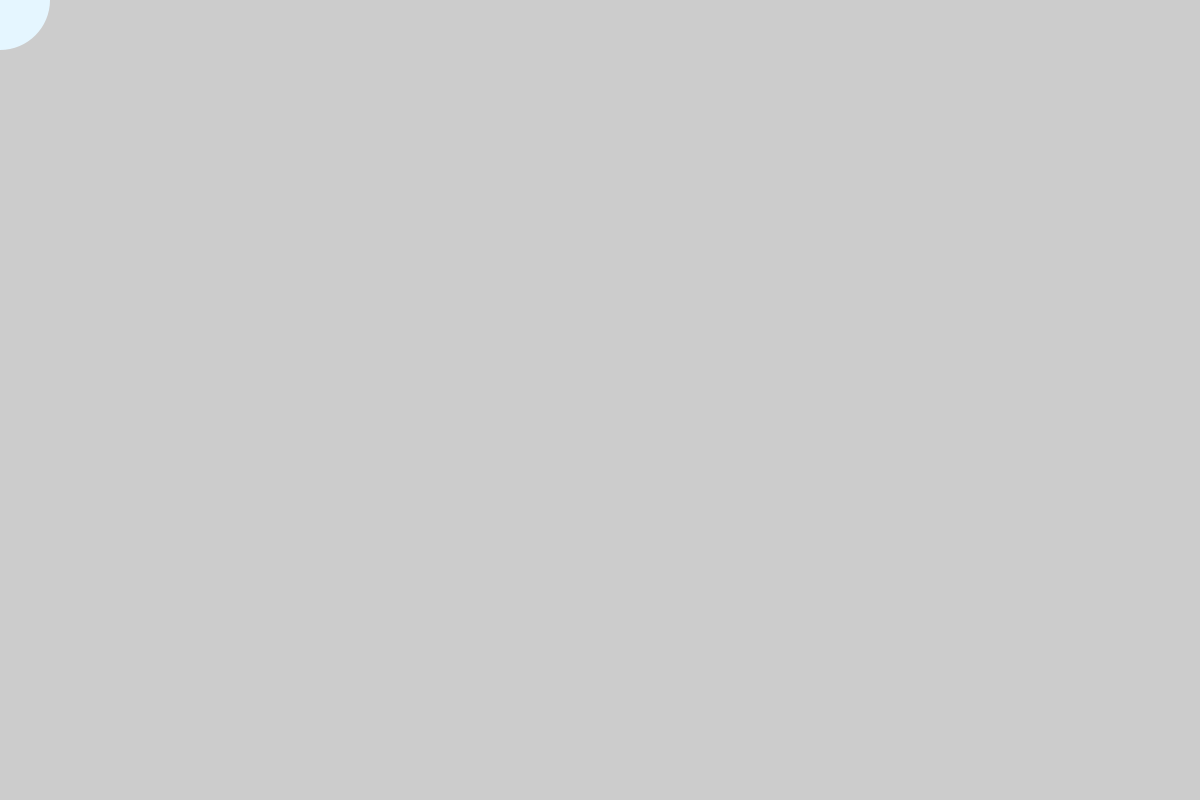
Frame 1 (no input)
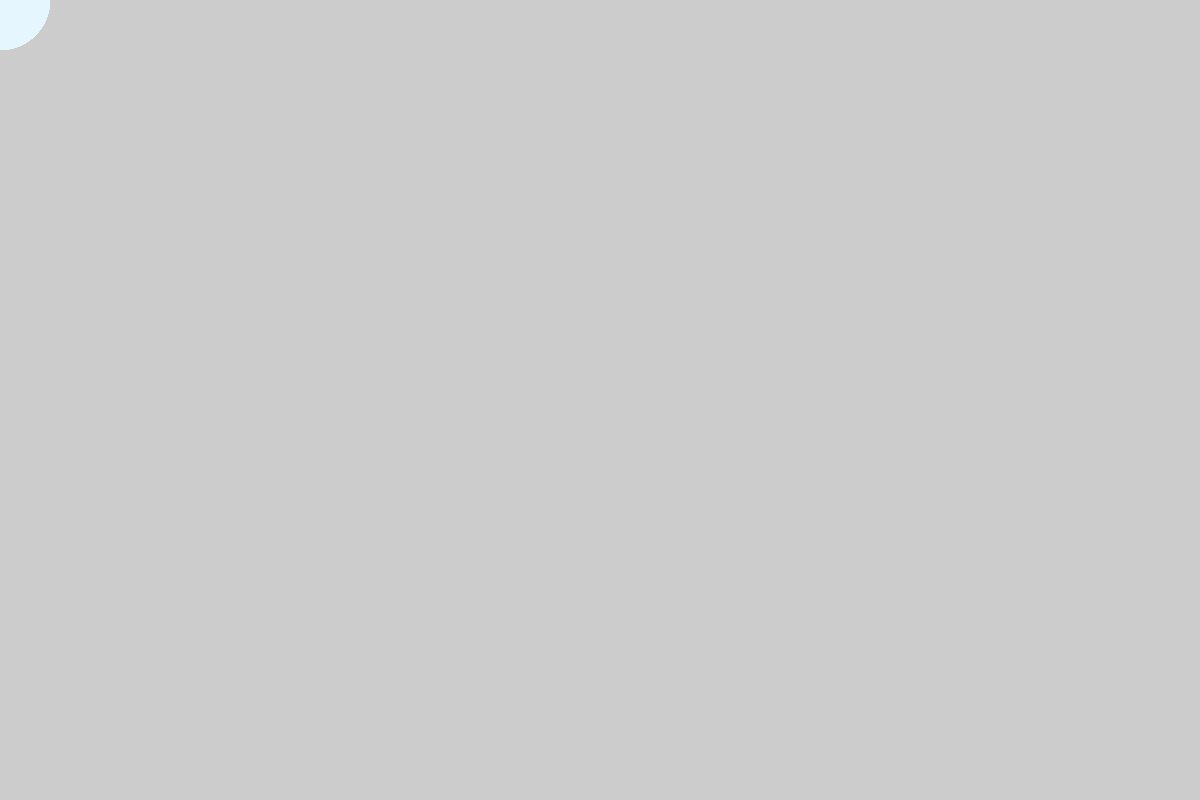
Frame 60 (the mouse pressed at the canvas centre just before this capture)
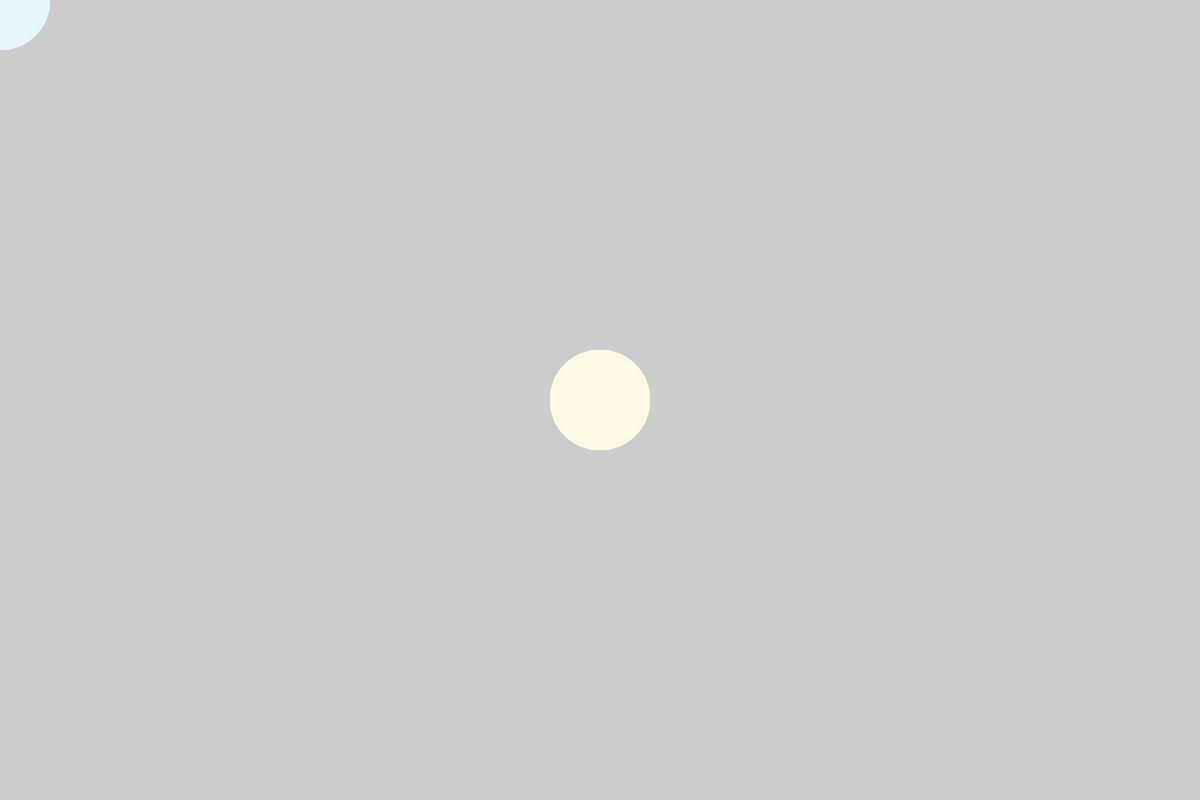
Frame 120 (the mouse held since frame 60 and released just before this capture)

The Processing sketch that drew these frames (run headless with seeded random() and noise(); from frame 60 on, the mouse is pressed at the canvas centre):

// Processing sketch: processing_108859
// ── processing_108859.pde

float mapnum = 0;
float skin = 0;

void setup() {
  size(1200, 800);
  smooth();
  colorMode(HSB, 360, 100, 100);
}

void draw() {
  //background(mapnum, 100, 100);
  noStroke();

  if (mouseY < height/2) {
    fill(200, 10, 100);
  }
  else if (mouseY > height/2 && mouseY < height/2 + 100) {
    fill(120, 10, 100);
  }
  else {
    fill(50, 10, 100);
  }

  mapnum = map(mouseX, 0, width, 0, 100);
  skin = map(mouseX, 0, height, 0, 180);

  ellipseMode(CENTER);
  ellipse(mouseX, mouseY, 100, 100);
}
